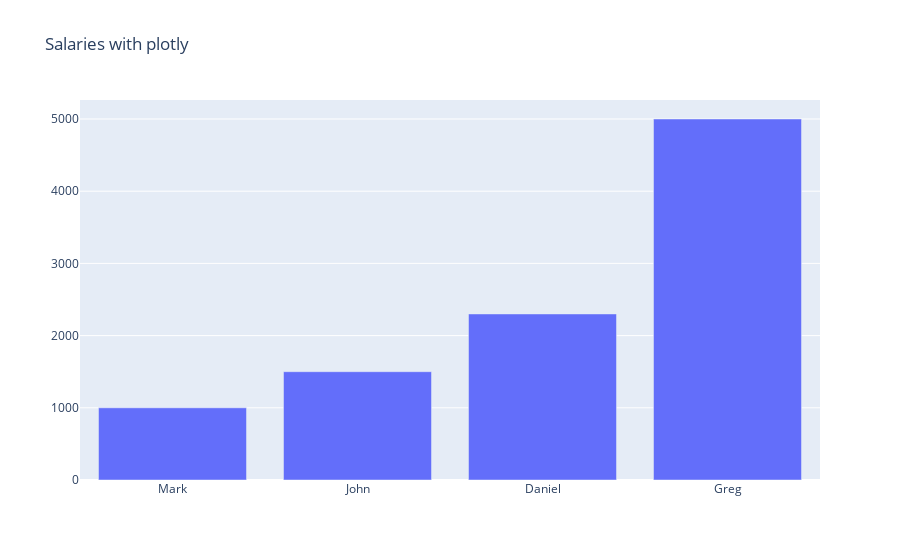

Write notebook code for a chart like this one.
### Markdown cell above
# Salary with plotly

### Code cell
import plotly.graph_objects as go

salaries = [
	("Mark", 1000),
	("John", 1500),
	("Daniel", 2300),
	("Greg", 5000)
]

names = list(map(lambda tup:tup[0], salaries))
salary_values = list(map(lambda tup:tup[1], salaries))
layout = {
	'title': 'Salaries with plotly'
}
fig = go.Figure([go.Bar(x=names,y=salary_values)],layout)
fig.show()

### Figure 1 — Plotly figure (JSON) as saved in the notebook; plotly's stock layout.template omitted (floating-point values rounded to 4 significant figures)
{"data": [{"type": "bar", "x": ["Mark", "John", "Daniel", "Greg"], "y": [1000, 1500, 2300, 5000]}], "layout": {"autosize": true, "title": {"text": "Salaries with plotly"}, "xaxis": {"autorange": true, "range": [-0.5, 3.5], "type": "category"}, "yaxis": {"autorange": true, "range": [0, 5263.0], "type": "linear"}}}
